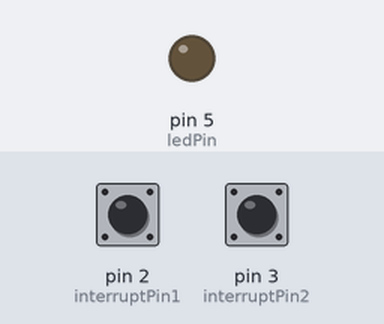
Simulated run of this sketch. Board: Arduino Uno, built with avr-gcc and run on an emulated ATmega328P. Shown: output pins drawn as LEDs (lit = HIGH). The inputs (shaded band) are chosen by the test bench; at power-on: pin 2 (interruptPin1) LOW, pin 3 (interruptPin2) HIGH. What the sketch prints to the serial monitor is not drawn.

Above: at 1.2 s.
1.3 s: pin 2 (interruptPin1) pulled HIGH for 0.15 s
At 1.6 s:
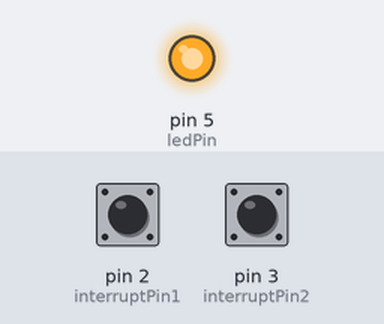
2.9 s: pin 3 (interruptPin2) pulled LOW for 0.15 s
At 4.1 s:
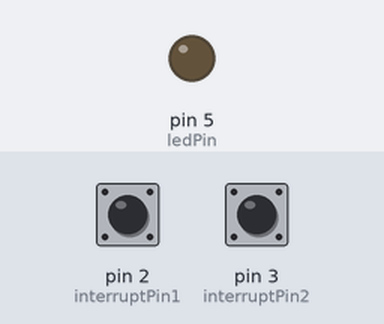
4.5 s: pin 2 (interruptPin1) pulled HIGH for 1 s
At 5.3 s:
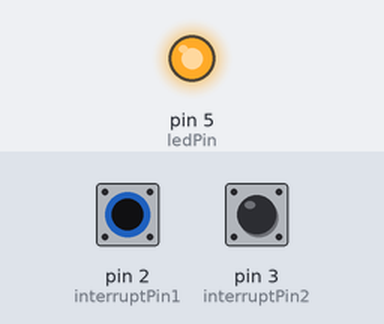
7.0 s: pin 3 (interruptPin2) pulled LOW for 1 s
At 8.4 s:
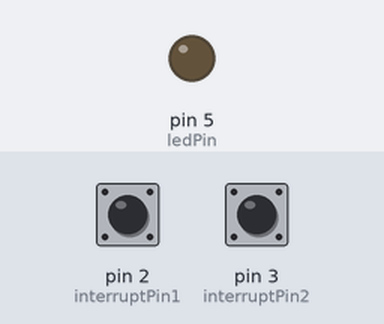
9.5 s: pin 2 (interruptPin1) driven HIGH and pin 3 (interruptPin2) driven LOW
Timing chart, 0 to 12.0 s (numbered marks = the images above; inputs shaded):
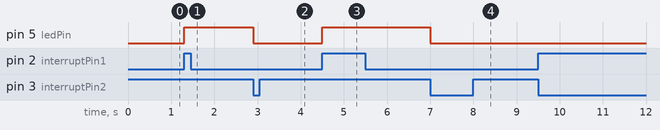

Measured:
- after the input at 1.3 s, pin 5 (ledPin): LOW → HIGH at once
- after the input at 2.9 s, pin 5 (ledPin): HIGH → LOW at once
- after the input at 4.5 s, pin 5 (ledPin): LOW → HIGH at once
- after the input at 7.0 s, pin 5 (ledPin): HIGH → LOW at once

The sketch:

interrrupts.ino
```cpp
int interruptPin1 = 2;
int interruptPin2 = 3;
int ledPin = 5;

void blink_LED_ON() {
  digitalWrite(ledPin, HIGH);
  Serial.write("ON");
}
void blink_LED_OFF() {
  digitalWrite(ledPin, LOW);
  Serial.write("OFF");
}

void setup() {
  Serial.begin(9600);
  pinMode(5, OUTPUT);
  attachInterrupt(digitalPinToInterrupt(interruptPin1), blink_LED_ON, RISING);
  attachInterrupt(digitalPinToInterrupt(interruptPin2), blink_LED_OFF, FALLING);
}

void loop() {
}
```
